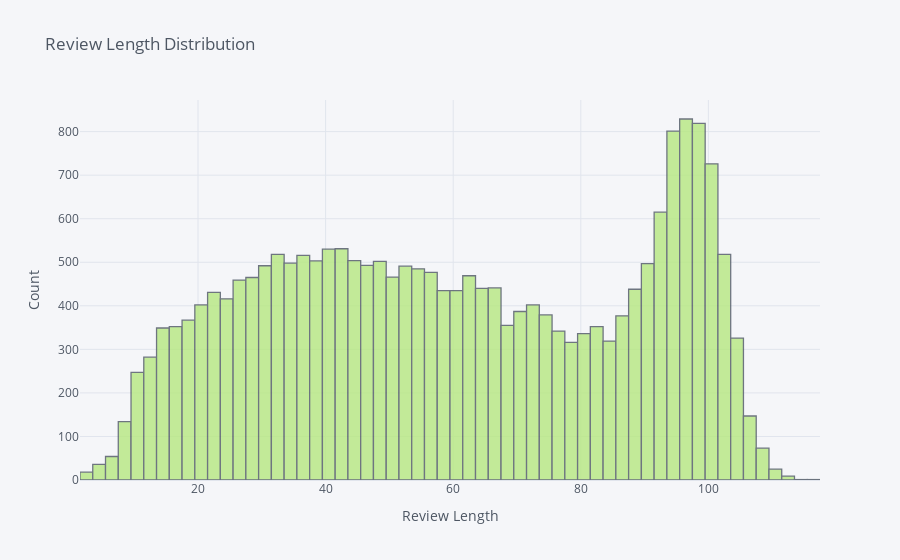

Here is the notebook cell this chart was saved with:
### Code cell
df["Word Count"].iplot(kind="hist", colors="#B6E880",
                          xTitle = 'Review Length',
                          yTitle = "Count",
                          title = "Review Length Distribution")

### Figure 1 — Plotly figure (JSON) as saved in the notebook; plotly's stock layout.template omitted (floating-point values rounded to 4 significant figures; data arrays with more than 128 entries replaced by an {"elided": "..."} marker saying what was removed)
{"data": [{"histfunc": "count", "histnorm": "", "marker": {"color": "rgba(182, 232, 128, 1.0)", "line": {"color": "#4D5663", "width": 1.3}}, "name": "Word Count", "opacity": 0.8, "orientation": "v", "type": "histogram", "x": {"elided": "22628 int values"}}], "layout": {"barmode": "overlay", "legend": {"bgcolor": "#F5F6F9", "font": {"color": "#4D5663"}}, "paper_bgcolor": "#F5F6F9", "plot_bgcolor": "#F5F6F9", "title": {"font": {"color": "#4D5663"}, "text": "Review Length Distribution"}, "xaxis": {"gridcolor": "#E1E5ED", "showgrid": true, "tickfont": {"color": "#4D5663"}, "title": {"font": {"color": "#4D5663"}, "text": "Review Length"}, "zerolinecolor": "#E1E5ED"}, "yaxis": {"gridcolor": "#E1E5ED", "showgrid": true, "tickfont": {"color": "#4D5663"}, "title": {"font": {"color": "#4D5663"}, "text": "Count"}, "zerolinecolor": "#E1E5ED"}}}
